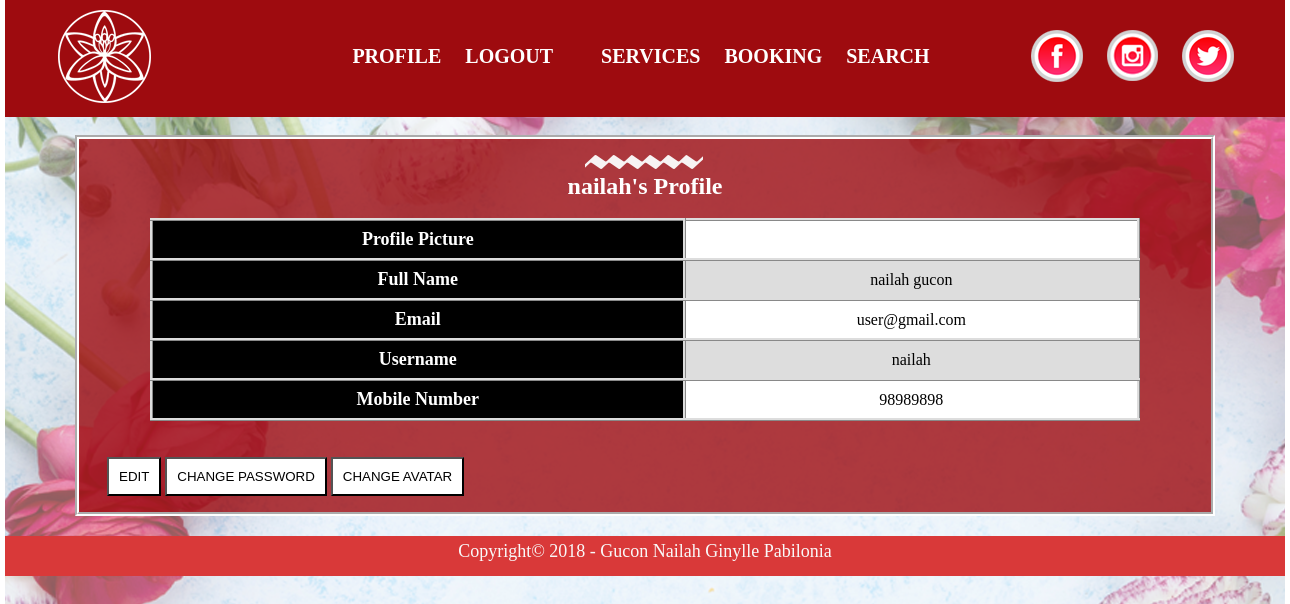
The page /profile.php (signed in) on the database its author committed.
### tables this page shows
CREATE TABLE IF NOT EXISTS `userdetails` (
  `id` int(11) NOT NULL AUTO_INCREMENT,
  `fullname` varchar(255) NOT NULL,
  `email` varchar(255) NOT NULL,
  `username` varchar(50) NOT NULL,
  `password` varchar(255) NOT NULL,
  `confirmpassword` varchar(255) NOT NULL,
  `mobileno` int(8) NOT NULL,
  `profilepic` varchar(1000) NOT NULL,
  `created` timestamp NOT NULL DEFAULT CURRENT_TIMESTAMP,
  PRIMARY KEY (`id`)
);

### profile.php (the view, shortened to what this page needs)
<?php
$u = $_SESSION['thisuser'];
require_once("connection.php");
$sql = "SELECT * FROM userdetails WHERE username = '$u'";
$result = mysqli_query($conn, $sql);
?>
<!DOCTYPE html>
<html>
<head>
       <link rel="stylesheet" type="text/css" href="common.css">
</head>
<body>
<div id="sidebar">
<nav>
<ul class="logo">
<li><a href="index.php" title="Home"><img src="images/Logo.png" alt="Home"/></a></li>
</ul>
<ul class="content">
<li><b>
<?php
if(isset($_SESSION['thisuser']))
{
    echo '<a href="profile.php" class="profile" style="float: left; text-decoration: none; color:white;">PROFILE</a>';
    echo '<a href="logout.php" class="logout" style="float: left; text-decoration: none; color:white;">LOGOUT</a>';
}
else{
    echo '<a href="login.php" style="text-decoration: none; color:white;">LOGIN</a>';
}
?>
<a href="login.php" title="Login" class="border" style="text-decoration:none; color: white;"></b></a></li>
<li class="dropdown">
<a href="categories.php" title="Services" style="text-decoration:none; color: white;"><b>SERVICES</b></a>
</li>
<li class="dropdown">
<a href="view_booking.php" title="Booking" style="text-decoration:none; color: white;"><b>BOOKING</b></a>
</li>
<li><a href="search.php" title="Search" style="text-decoration:none; color: white;"><b>SEARCH</b></a></li>
</ul>
<ul class="social">
<li><a href="https://www.facebook.com/" title="Facebook" target="_blank"><img src="images/Facebook%20icon.png" alt="Facebook"/></a></li>
<li><a href="https://www.instagram.com/" title="Instagram" target="_blank"><img src="images/Instagram%20Icon.png" alt="Instagram"/></a></li>
<li><a href="https://twitter.com/" title="Twitter" target="_blank"><img src="images/Twitter%20Icon.png" alt="Twitter"/></a></li>
</ul>
</nav>
</div>
<br>
<div class="container">
<img src="images/TopBorder.png" id="zigzag">
<h2 style="color:white; text-align:center;"><?php echo $u;?>'s Profile</h2>
<br>
<div class="table-container">
<table style="margin: 0px auto">
<tr>
<th>&nbsp;Profile Picture&nbsp;</th>
<?php
while($one_item = mysqli_fetch_assoc($result))
{
?>
<td><img src="<?php echo $one_item['profilepic']; ?>"></td>
</tr>
<th>&nbsp;Full Name&nbsp;</th>
<td><?php echo $one_item['fullname']; ?></td>
<th>&nbsp;Email&nbsp;</th>
<td><?php echo $one_item['email']; ?></td>
<th>&nbsp;Username&nbsp;</th>
<td><?php echo $one_item['username']; ?></td>
<th>&nbsp;Mobile Number&nbsp;</th>
<td><?php echo $one_item['mobileno']; ?></td>
<?php
}
?>
</table>
</div>
<br><br>
&nbsp;&nbsp;&nbsp;<input type="button" onclick="location.href='editprofile.php';" value="EDIT" style="background-color: white; color: black; padding: 10px;" />
<input type="button" onclick="location.href='editpassword.php';" value="CHANGE PASSWORD" style="background-color: white; color: black; padding: 10px;" />
<input type="button" onclick="location.href='editpic.php';" value="CHANGE AVATAR" style="background-color: white; color: black; padding: 10px;" />
</div>
<footer>Copyright© 2018 - Gucon Nailah Ginylle Pabilonia</footer>
</body>
</html>

### common.css (style rules this page uses)
* { margin:0px; padding: 0px; }
html { margin: 0px auto; background-repeat: no-repeat; background-position:top; transition: 0.60s; }
footer { margin: 0px auto; display: block; text-align: center; background-color: #d93939; color:#F9F9F9; height:30px; font-size: 18px; padding: 5px 0px; }
@media only screen and (min-width: 769px) { nav { width: 1280px; } }
@media only screen and (min-width: 769px) { html { width: 1280px; } }
@media only screen and (min-width: 769px) { footer { width: 1280px; margin-top: 20px; } }
@media only screen and (min-width: 481px) { nav { margin: 0px auto; background-color:#9e0b0f; color: white; font-family: "Calisto MT"; display: flex; justify-content: space-around; } }
@media only screen and (min-width: 481px) { nav a:link { color: #F9F9F9; } }
@media only screen and (min-width: 481px) { nav a { color: white; display:block; text-align: center; text-decoration:none; padding: 10px 12px; float: left; } }
@media only screen and (min-width: 481px) { nav ul { list-style-type: none; margin: 0; padding: 0; overflow: hidden; } }
@media only screen and (min-width: 481px) { nav ul li { float:left; } }
@media only screen and (min-width: 481px) { ul { list-style-type: none; } }
@media only screen and (min-width: 481px) { .content { padding-left: 100px; padding-top: 35px; font-size: 20px; } }
@media only screen and (min-width: 481px) { .social { padding-top: 20px; } }
@media only screen and (min-width: 481px) { .logo { padding-left: 2px; } }
@media only screen and (min-width: 481px) { .dropdown { float: left; overflow: hidden; } }

### profile.php (style rules this page uses)
.table-container { width: 100%; overflow-y: auto; overflow: auto; }
table { margin: 0px auto; font-family: "Calisto MT"; border-collapse: collapse; width: 90%; }
th { background-color: black; color: white; font-size:18px; }
td, th { border: 3px ridge #dddddd; text-align: left; padding: 8px; }
tr:nth-child(odd) { background-color: #ffffff; }
table, th, td { text-align: center; }
@media only screen and (min-width: 769px) { html { background-image: url(images/Reg_FloralBackground.png); background-repeat: repeat-y; } }
@media only screen and (min-width: 769px) { #zigzag { margin-left: 490px; } }
@media only screen and (min-width: 769px) { .container { margin: 0px auto; width: 1100px; } }
@media only screen and (min-width: 481px) { .container { padding: 16px; border: 4px groove white; } }
.container { background-color: rgba(158, 11, 15, 0.8); }

### rows shown on the page
userdetails: fullname "nailah gucon", email "user@gmail.com", username "nailah", mobileno "98989898"

### other values the page prints
$u "nailah"
